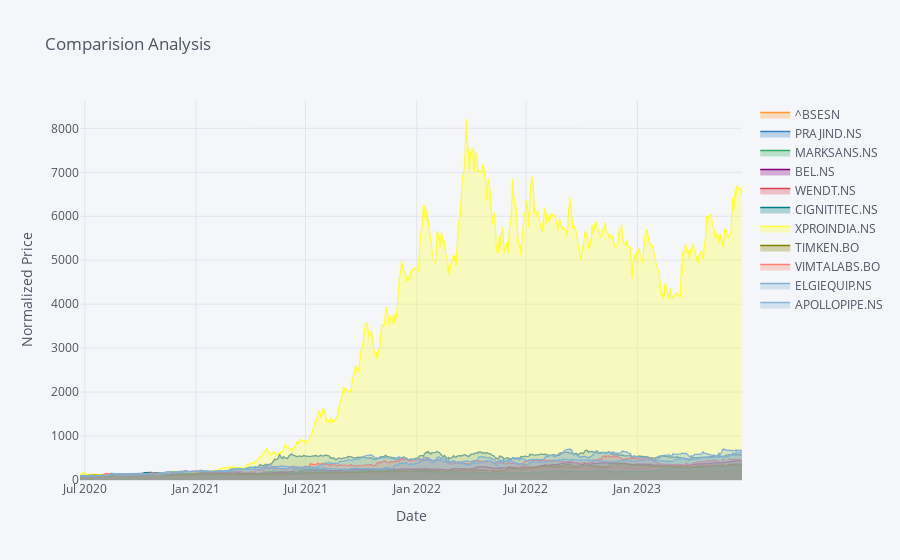

Notebook code for this chart:
### Code cell
norm.iplot(title="Comparision Analysis",xTitle='Date',yTitle="Normalized Price", fill = True, theme="pearl")

### Figure 1 — Plotly figure (JSON) as saved in the notebook; plotly's stock layout.template omitted (floating-point values rounded to 4 significant figures; data arrays with more than 128 entries replaced by an {"elided": "..."} marker saying what was removed)
{"data": [{"fill": "tozeroy", "fillcolor": "rgba(255, 153, 51, 0.3)", "line": {"color": "rgba(255, 153, 51, 1.0)", "dash": "solid", "shape": "linear", "width": 1.3}, "mode": "lines", "name": "^BSESN", "text": "", "type": "scatter", "x": {"elided": "747 str values"}, "y": {"elided": "747 float values"}}, {"fill": "tozeroy", "fillcolor": "rgba(55, 128, 191, 0.3)", "line": {"color": "rgba(55, 128, 191, 1.0)", "dash": "solid", "shape": "linear", "width": 1.3}, "mode": "lines", "name": "PRAJIND.NS", "text": "", "type": "scatter", "x": {"elided": "747 str values"}, "y": {"elided": "747 float values"}}, {"fill": "tozeroy", "fillcolor": "rgba(50, 171, 96, 0.3)", "line": {"color": "rgba(50, 171, 96, 1.0)", "dash": "solid", "shape": "linear", "width": 1.3}, "mode": "lines", "name": "MARKSANS.NS", "text": "", "type": "scatter", "x": {"elided": "747 str values"}, "y": {"elided": "747 float values"}}, {"fill": "tozeroy", "fillcolor": "rgba(128, 0, 128, 0.3)", "line": {"color": "rgba(128, 0, 128, 1.0)", "dash": "solid", "shape": "linear", "width": 1.3}, "mode": "lines", "name": "BEL.NS", "text": "", "type": "scatter", "x": {"elided": "747 str values"}, "y": {"elided": "747 float values"}}, {"fill": "tozeroy", "fillcolor": "rgba(219, 64, 82, 0.3)", "line": {"color": "rgba(219, 64, 82, 1.0)", "dash": "solid", "shape": "linear", "width": 1.3}, "mode": "lines", "name": "WENDT.NS", "text": "", "type": "scatter", "x": {"elided": "747 str values"}, "y": {"elided": "747 float values"}}, {"fill": "tozeroy", "fillcolor": "rgba(0, 128, 128, 0.3)", "line": {"color": "rgba(0, 128, 128, 1.0)", "dash": "solid", "shape": "linear", "width": 1.3}, "mode": "lines", "name": "CIGNITITEC.NS", "text": "", "type": "scatter", "x": {"elided": "747 str values"}, "y": {"elided": "747 float values"}}, {"fill": "tozeroy", "fillcolor": "rgba(255, 255, 51, 0.3)", "line": {"color": "rgba(255, 255, 51, 1.0)", "dash": "solid", "shape": "linear", "width": 1.3}, "mode": "lines", "name": "XPROINDIA.NS", "text": "", "type": "scatter", "x": {"elided": "747 str values"}, "y": {"elided": "747 float values"}}, {"fill": "tozeroy", "fillcolor": "rgba(128, 128, 0, 0.3)", "line": {"color": "rgba(128, 128, 0, 1.0)", "dash": "solid", "shape": "linear", "width": 1.3}, "mode": "lines", "name": "TIMKEN.BO", "text": "", "type": "scatter", "x": {"elided": "747 str values"}, "y": {"elided": "747 mixed values"}}, {"fill": "tozeroy", "fillcolor": "rgba(251, 128, 114, 0.3)", "line": {"color": "rgba(251, 128, 114, 1.0)", "dash": "solid", "shape": "linear", "width": 1.3}, "mode": "lines", "name": "VIMTALABS.BO", "text": "", "type": "scatter", "x": {"elided": "747 str values"}, "y": {"elided": "747 mixed values"}}, {"fill": "tozeroy", "fillcolor": "rgba(128, 177, 211, 0.3)", "line": {"color": "rgba(128, 177, 211, 1.0)", "dash": "solid", "shape": "linear", "width": 1.3}, "mode": "lines", "name": "ELGIEQUIP.NS", "text": "", "type": "scatter", "x": {"elided": "747 str values"}, "y": {"elided": "747 float values"}}, {"fill": "tozeroy", "fillcolor": "rgba(128, 177, 211, 0.3)", "line": {"color": "rgba(128, 177, 211, 0.8999999999999999)", "dash": "solid", "shape": "linear", "width": 1.3}, "mode": "lines", "name": "APOLLOPIPE.NS", "text": "", "type": "scatter", "x": {"elided": "747 str values"}, "y": {"elided": "747 float values"}}], "layout": {"legend": {"bgcolor": "#F5F6F9", "font": {"color": "#4D5663"}}, "paper_bgcolor": "#F5F6F9", "plot_bgcolor": "#F5F6F9", "title": {"font": {"color": "#4D5663"}, "text": "Comparision Analysis"}, "xaxis": {"gridcolor": "#E1E5ED", "showgrid": true, "tickfont": {"color": "#4D5663"}, "title": {"font": {"color": "#4D5663"}, "text": "Date"}, "zerolinecolor": "#E1E5ED"}, "yaxis": {"gridcolor": "#E1E5ED", "showgrid": true, "tickfont": {"color": "#4D5663"}, "title": {"font": {"color": "#4D5663"}, "text": "Normalized Price"}, "zerolinecolor": "#E1E5ED"}}}
